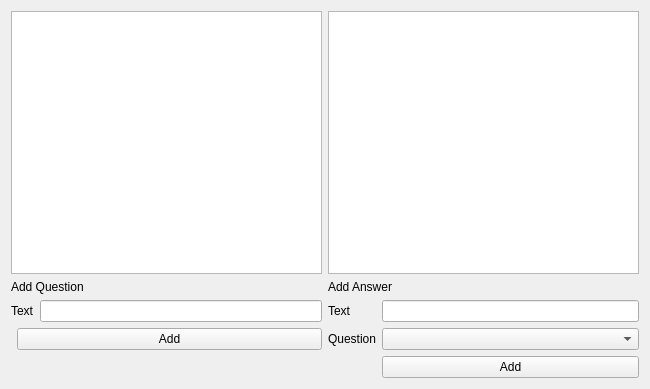
<?xml version="1.0" encoding="UTF-8"?>
<ui version="4.0">
 <class>UserWindow</class>
 <widget class="QWidget" name="UserWindow">
  <property name="geometry">
   <rect>
    <x>0</x>
    <y>0</y>
    <width>650</width>
    <height>389</height>
   </rect>
  </property>
  <property name="windowTitle">
   <string>Form</string>
  </property>
  <layout class="QGridLayout" name="gridLayout">
   <item row="0" column="0">
    <widget class="QTableWidget" name="questionsTable"/>
   </item>
   <item row="0" column="1">
    <widget class="QTableWidget" name="answersTable"/>
   </item>
   <item row="1" column="0">
    <layout class="QFormLayout" name="formLayout">
     <item row="0" column="0" colspan="2">
      <widget class="QLabel" name="questionFormTitleLabel">
       <property name="text">
        <string>Add Question</string>
       </property>
      </widget>
     </item>
     <item row="1" column="0" colspan="2">
      <layout class="QHBoxLayout" name="horizontalLayout">
       <item>
        <widget class="QLabel" name="questionTextLabel">
         <property name="text">
          <string>Text</string>
         </property>
        </widget>
       </item>
       <item>
        <widget class="QLineEdit" name="questionTextInput"/>
       </item>
      </layout>
     </item>
     <item row="2" column="1">
      <widget class="QPushButton" name="questionFormSubmitButton">
       <property name="text">
        <string>Add</string>
       </property>
      </widget>
     </item>
    </layout>
   </item>
   <item row="1" column="1">
    <layout class="QFormLayout" name="formLayout_2">
     <item row="0" column="0" colspan="2">
      <widget class="QLabel" name="answerFormTitle">
       <property name="text">
        <string>Add Answer</string>
       </property>
      </widget>
     </item>
     <item row="1" column="1">
      <widget class="QLineEdit" name="answerTextInput"/>
     </item>
     <item row="1" column="0">
      <widget class="QLabel" name="answerTextLabel">
       <property name="text">
        <string>Text</string>
       </property>
      </widget>
     </item>
     <item row="4" column="1">
      <widget class="QComboBox" name="questionSelectComboBox"/>
     </item>
     <item row="4" column="0">
      <widget class="QLabel" name="questionInputLabel">
       <property name="text">
        <string>Question</string>
       </property>
      </widget>
     </item>
     <item row="8" column="1">
      <widget class="QPushButton" name="answerFormSubmitButton">
       <property name="text">
        <string>Add</string>
       </property>
      </widget>
     </item>
    </layout>
   </item>
  </layout>
 </widget>
 <resources/>
 <connections/>
</ui>
